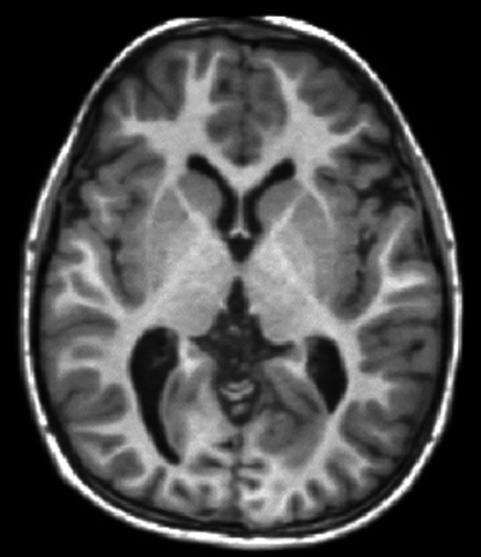
#> input picture src/figs/MRI.jpg, 481 x 557 px, found by its file name
$ jupyter execute figs-filtering.ipynb
#> lines starting #> are read from the running program, lines starting #| are printed output that depends on the picture; after the words box and inside, x2 and y2 are one past the last pixel; in counts of white or black regions, pixels touching at a corner belong together
[cell 1]
import numpy as np
import matplotlib.pyplot as plt
import scipy.signal as sig
import skimage.io as io
from skimage.util import img_as_float
from scipy.fft import fft2, fftshift, ifft2, ifftshift

import skimage.transform as trf

plt.style.use('../_static/bip.mplstyle')
plt.rcParams['image.cmap'] = 'gray'

[cell 2]
def subdisplay(ax, img, title, vmin=None, vmax=None):
    if vmin==None:
        vmin = img.min()
    if vmax==None:
        vmax = img.max()
    ax.imshow(img, vmin=vmin, vmax=vmax)
    # [4 lines of commented-out code are left out]
    ax.set_title(title)
    ax.set_xticks([])
    ax.set_yticks([])

def display_spatial(g, h, title):

    # Convolution
    f = sig.convolve2d(g, h, mode='same')

    # Affichage
    fig, axs = plt.subplots(1, 2)
    subdisplay(axs[0], g, "Original image")
    subdisplay(axs[1], f, "Filtered image")
    plt.savefig(f"{title}-filtering.svg")
    plt.show()

def display_spectral(f, g, h, F, G, H, title):
    laG = np.log(np.absolute(G))
    vmin, vmax = laG.min(), laG.max()
    fig, axs = plt.subplots(2, 3, figsize=(14,10))
    subdisplay(axs[0,0], g, "Original image")
    subdisplay(axs[0,1], h, "PSF")
    subdisplay(axs[0,2], f, "Filtered image")
    subdisplay(axs[1,0], np.log(abs(G+1e-9)), "DFT of the original image", vmin=vmin, vmax=vmax)
    subdisplay(axs[1,1], np.log(abs(H+1e-9)), "DFT of the PSF", vmin=vmin, vmax=vmax)
    subdisplay(axs[1,2], np.log(abs(F+1e-9)), "DFT of the filtered image", vmin=vmin, vmax=vmax)
    plt.savefig(f"{title}-filtering.svg")
    plt.show()

## Original image

[cell 3]
g = io.imread("../_static/figs/MRI.jpg")
#> g is the input picture: shape (557, 481); min 0, max 255, mean 73.6
g = trf.rescale(g, .3)
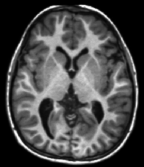
#> g: shape (167, 144) float64; min 0, max 0.991, mean 0.288

## Blur, Edge, Sharp filters

[cell 4]
# Blur
h = np.ones((5,5))
display_spatial(g, h, "blur")
#> in display_spatial, `f = sig.convolve2d(g, h, mode='same')`:
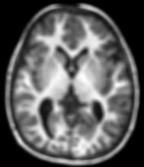
#> f: shape (167, 144) float64; min 0, max 19.51, mean 7.21; drawn with min black and max white
#> in subdisplay, `vmin = img.min()`: vmin = 0
#> in subdisplay, `vmax = img.max()`: vmax = 0.991

# Edge detection
h = np.array([ [0, -1, 0], [-1, 4, -1], [0, -1, 0] ])
display_spatial(g, h, "edge")
#> call 2 of display_spatial, with h = array of shape (3, 3), title = 'edge'
#> in display_spatial (call 2), `f = sig.convolve2d(g, h, mode='same')`:
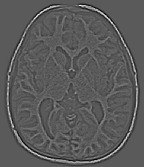
#> f: shape (167, 144) float64; min -0.685, max 1.24, mean 6.91e-06; drawn with min black and max white

# Sharpening
h = np.array([ [0 , -1 , 0], [-1 , 5 , -1], [0 , -1 , 0] ])
display_spatial(g, h, "sharp")
#> call 3 of display_spatial, with h = array of shape (3, 3), title = 'sharp'
#> in display_spatial (call 3), `f = sig.convolve2d(g, h, mode='same')`:
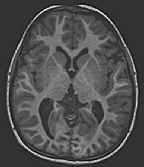
#> f: shape (167, 144) float64; min -0.532, max 2.12, mean 0.288; drawn with min black and max white

## Low-pass, high-pass

[cell 5]
# Image
(M,N) = g.shape
#> M = 167; N = 144
G = fftshift(fft2(g))

# Generic filter
m = np.arange(M)
#> m = 167 values from 0 to 166
n = np.arange(N)
#> n = 144 values from 0 to 143
xx, yy = np.meshgrid(n, m)

# Low-pass
H = ((xx-N/2)**2 + (yy-M/2)**2 < 20**2)
H = img_as_float(H)
h = np.real(ifft2(ifftshift(H)))
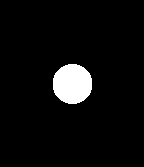
#> H: shape (167, 144) float64; values 0 (black) and 1 (white), 5.2% white; 1 white region, box (x1, y1, x2, y2) and area: (53, 64, 92, 104) 1252
h = fftshift(h) # Pour centrer la PSF
F = G*H
f = np.real(ifft2(ifftshift(F)))
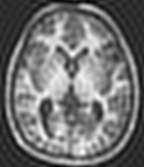
#> f: shape (167, 144) float64; min -0.184, max 0.873, mean 0.288; drawn with min black and max white
display_spectral(f, g, h, F, G, H, "lowpass")
#> in display_spectral, `laG = np.log(np.absolute(G))`:
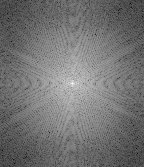
#> laG: shape (167, 144) float64; min -5.09, max 8.84, mean 1.2; drawn with min black and max white
#> in display_spectral, `vmin, vmax = laG.min(), laG.max()`: vmin = -5.09; vmax = 8.84
#> in display_spectral, `plt.savefig(f"{title}-filtering.svg")`:
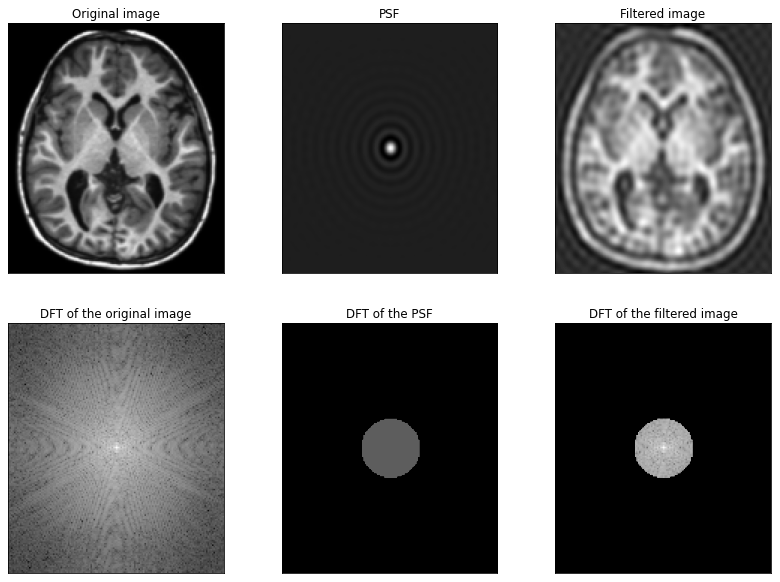
#> figure drawn by matplotlib, 6 panels

# High-pass
H = ((xx-N/2)**2 + (yy-M/2)**2 > 20**2)
H = img_as_float(H)
h = np.real(ifft2(ifftshift(H)))
h = fftshift(h) # Pour centrer la PSF
F = G*H
f = np.real(ifft2(ifftshift(F)))
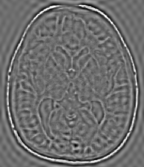
#> f: shape (167, 144) float64; min -0.379, max 0.497, mean -1.85e-19; drawn with min black and max white
display_spectral(f, g, h, F, G, H, "highpass")
#> call 2 of display_spectral, with F = array of shape (167, 144), G = array of shape (167, 144), title = 'highpass'
#> in display_spectral (call 2), `plt.savefig(f"{title}-filtering.svg")`:
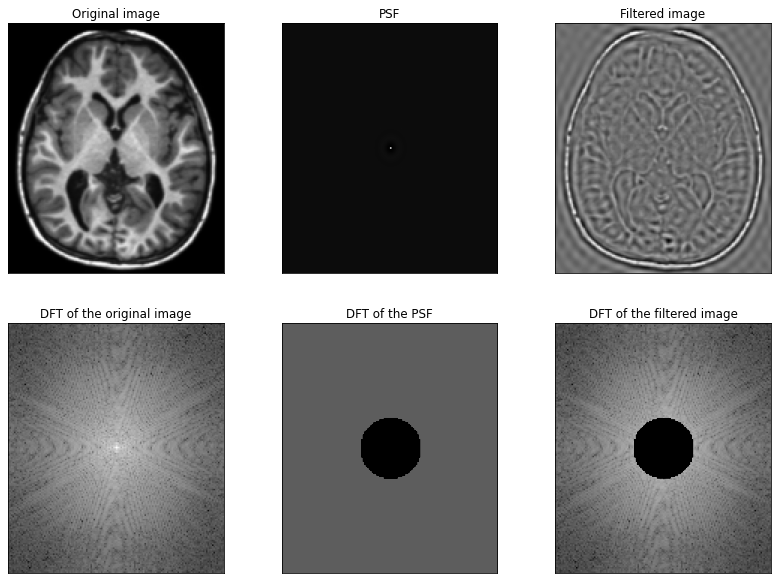
#> figure drawn by matplotlib, 6 panels
